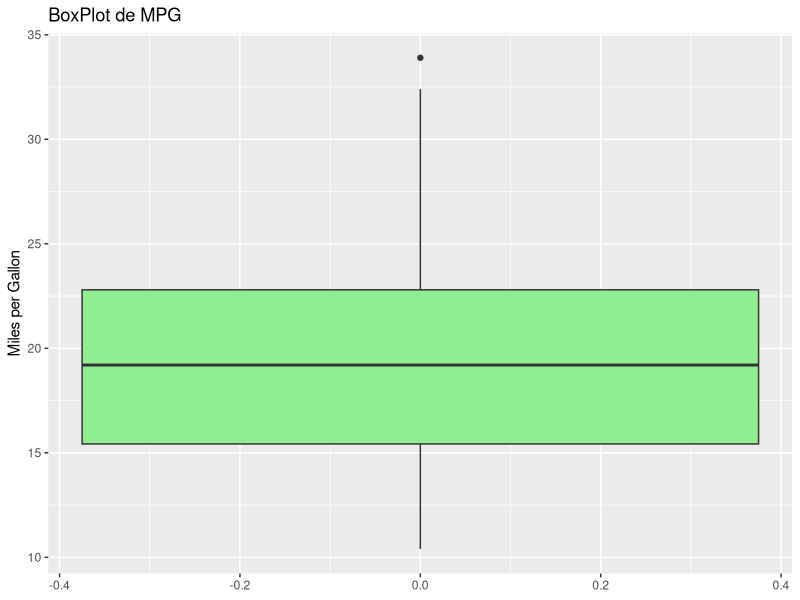
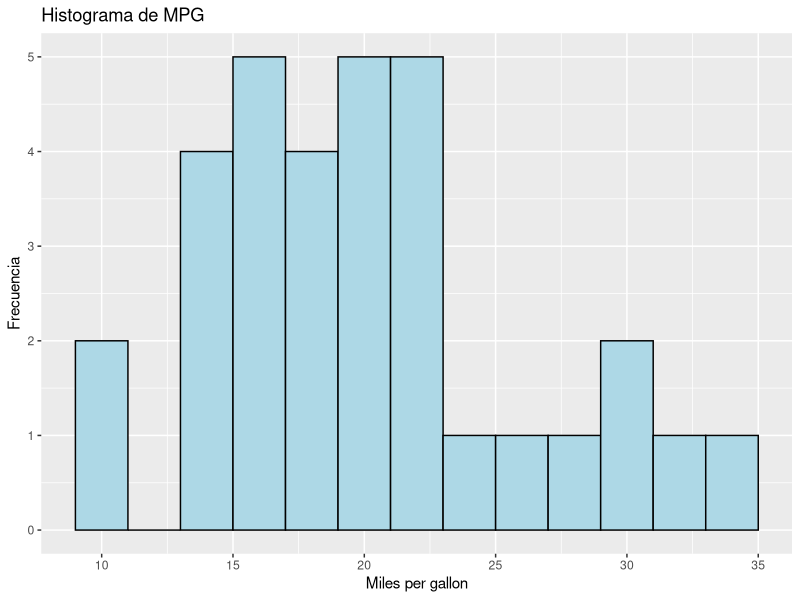
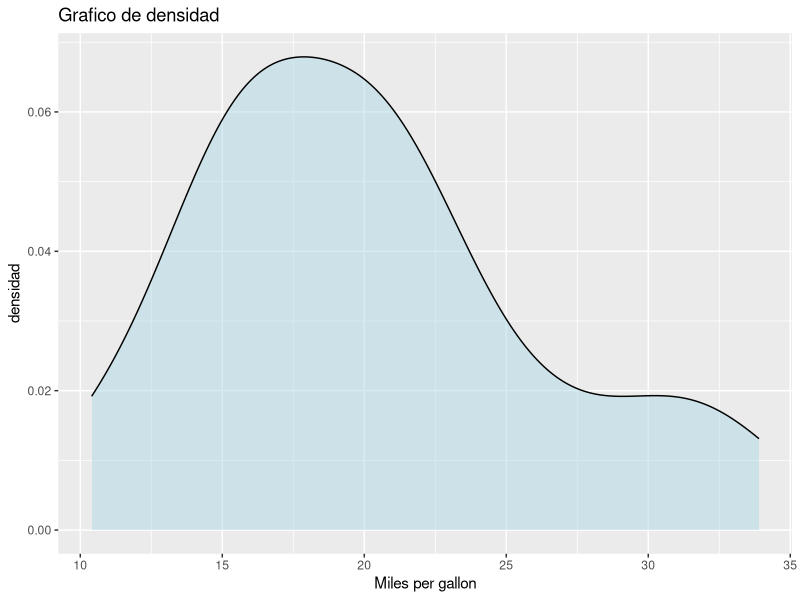
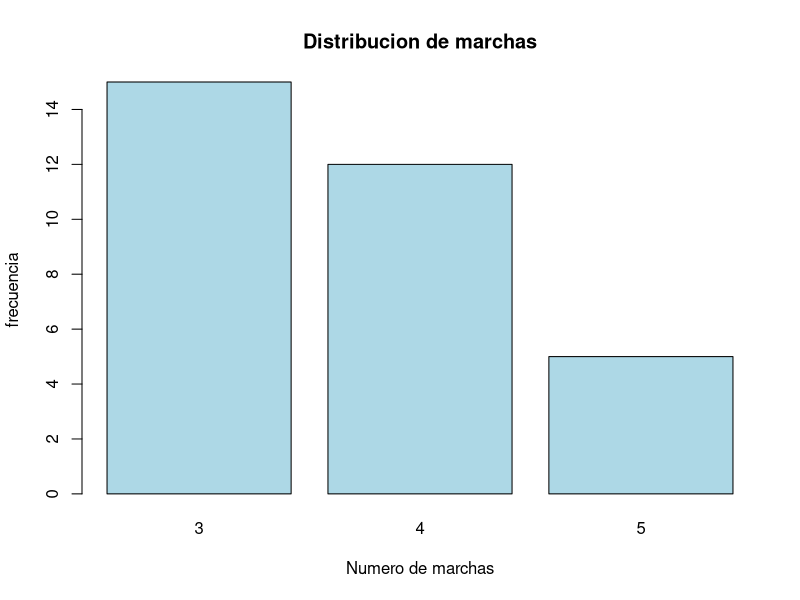
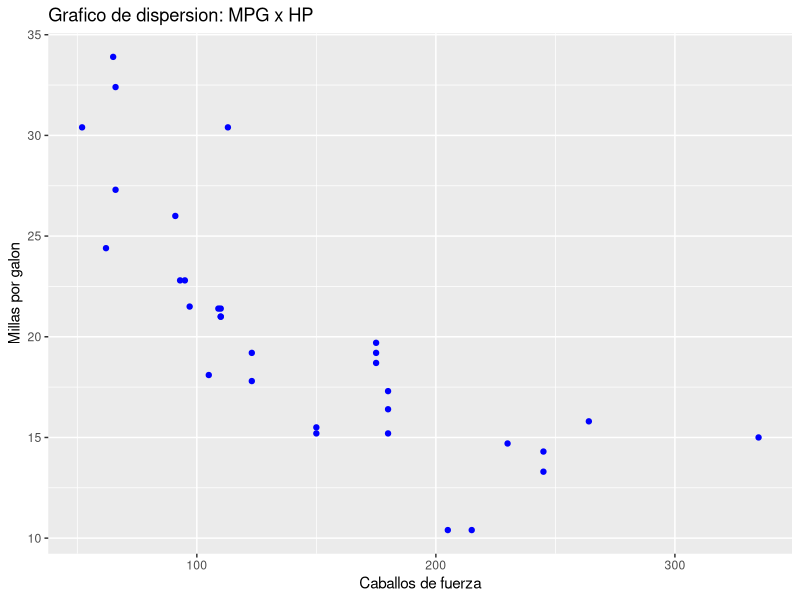

Write the R code that produced these figures, in order.
data(mtcars)


mpg <- mtcars$mpg
mpg
rango_mpg <- range(mpg)
varianza_mpg <-  var(mpg)
desviacion_mpg <-  sd(mpg)

print(paste("Rango:", rango_mpg[2] - rango_mpg[1]))
print(paste("Varianza:", round(varianza_mpg,7)))
print(paste("Desviación Estándar:", desviacion_mpg))


cuartiles_mpg <- quantile(mpg)
cuartiles_mpg


library(ggplot2)


ggplot(mtcars,aes(y=mpg)) +
  geom_boxplot(fill="lightgreen") +
  labs(title = "BoxPlot de MPG", y = "Miles per Gallon")



tabla_gear <- table(mtcars$gear)
tabla_gear

ggplot(mtcars,aes(x=mpg)) +
  geom_histogram(binwidth = 2, fill="lightblue",color = "black") +
  labs(title = "Histograma de MPG", x="Miles per gallon", y="Frecuencia") #Labs son las etiquetas que se le va a dar al histograma


#GRAFICO DE DENSIDAD

ggplot(mtcars, aes(x=mpg)) +
  geom_density(fill="lightblue", alpha=0.5) +
  labs(title="Grafico de densidad", x="Miles per gallon", y="densidad")


barplot(tabla_gear, main="Distribucion de marchas", xlab="Numero de marchas", ylab="frecuencia", col="lightblue")

hp <- mtcars$hp

ggplot(mtcars,aes(x=hp,y=mpg))+
  geom_point(color = "blue") +
  labs(title = "Grafico de dispersion: MPG x HP", x="Caballos de fuerza", y="Millas por galon")


